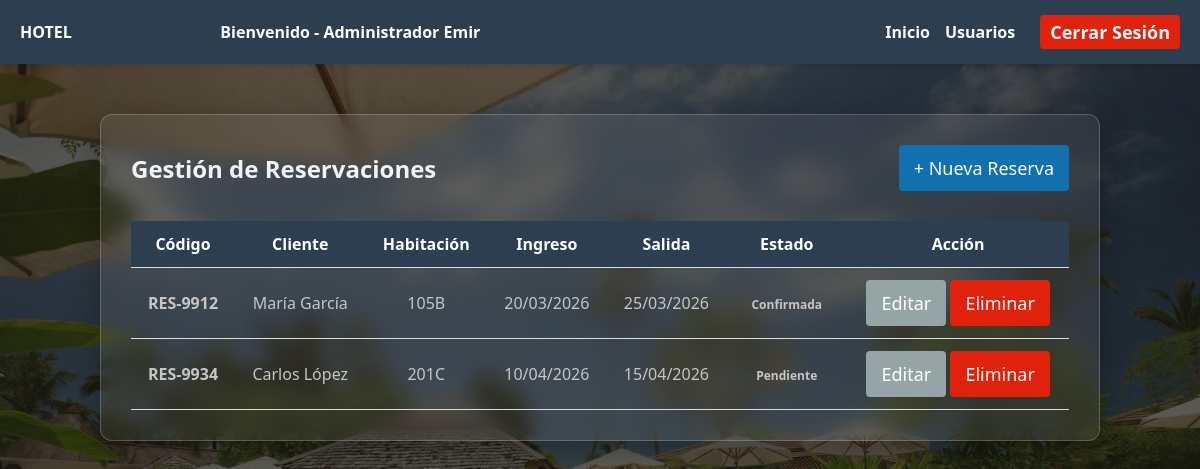
Page /views/reservaciones/reservaciones.php (signed in) on the committed database.
### tables this page shows
CREATE TABLE reservaciones (
    id_reserva INT AUTO_INCREMENT PRIMARY KEY,
    codigo VARCHAR(20) NOT NULL UNIQUE,
    id_cliente INT NOT NULL,
    id_habitacion INT NOT NULL,
    fecha_entrada DATE NOT NULL,
    fecha_salida DATE NOT NULL,
    estado ENUM('Confirmada', 'Pendiente', 'Cancelada') DEFAULT 'Pendiente',
    FOREIGN KEY (id_cliente) REFERENCES clientes(id_cliente) ON DELETE CASCADE,
    FOREIGN KEY (id_habitacion) REFERENCES habitaciones(id_habitacion) ON DELETE CASCADE
);

CREATE TABLE clientes (
    id_cliente INT AUTO_INCREMENT PRIMARY KEY,
    id_usuario INT DEFAULT NULL,
    nombre_completo VARCHAR(100) NOT NULL,
    telefono VARCHAR(20) NOT NULL,
    estado ENUM('Activo', 'Inactivo') DEFAULT 'Activo',
    FOREIGN KEY (id_usuario) REFERENCES usuarios(id_usuario) ON DELETE SET NULL
);

CREATE TABLE habitaciones (
    id_habitacion INT AUTO_INCREMENT PRIMARY KEY,
    numero VARCHAR(10) NOT NULL UNIQUE,
    tipo VARCHAR(50) NOT NULL,
    precio DECIMAL(10,2) NOT NULL,
    estado ENUM('Disponible', 'Ocupada', 'Mantenimiento') DEFAULT 'Disponible'
);

### views/reservaciones/reservaciones.php (the view, shortened to what this page needs)
<?php
$database = new Conexion();
$db = $database->obtenerConexion();
if ($_SESSION['usuario_rol_id'] == 1) {
    $query = "SELECT r.id_reserva, r.codigo, r.fecha_entrada, r.fecha_salida, r.estado,
                     c.nombre_completo AS cliente, h.numero AS habitacion
              FROM reservaciones r
              JOIN clientes c ON r.id_cliente = c.id_cliente
              JOIN habitaciones h ON r.id_habitacion = h.id_habitacion
              ORDER BY r.fecha_entrada ASC";
    $stmt = $db->query($query);
}
$reservaciones = $stmt->fetchAll(PDO::FETCH_ASSOC);
?>
<!DOCTYPE html>
<html lang="es">
<head>
    <link rel="stylesheet" href="../../css/global.css?v=<?php echo time(); ?>">
    <link rel="stylesheet" href="../../css/reservaciones.css?v=<?php echo time(); ?>">
</head>
<body>
    <nav class="navbar">
        <a href="../panel.php" class="logo-link" style="text-decoration: none;">
            <div class="logo">HOTEL</div>
        </a>
        <div class="nav-links">
            <span style="font-weight: 600; margin-right: 390px;">
                Bienvenido -
                <?php echo($_SESSION['usuario_rol_id'] == 1 ? 'Administrador' : 'Cliente'); ?>
                <?php echo htmlspecialchars($_SESSION['usuario_nombre']); ?>
            </span>
            <a href="../panel.php">Inicio</a>
            <?php if ($_SESSION['usuario_rol_id'] == 1): ?>
                <a href="../usuarios/usuarios.php">Usuarios</a>
            <?php
endif; ?>
            <a href="../../php/auth/logout.php" class="btn btn-danger" style="margin-left: 10px; padding: 5px 10px;">Cerrar Sesión</a>
        </div>
    </nav>
    <div class="container crud-container">
        <div class="crud-header">
            <h2>Gestión de Reservaciones</h2>
            <a href="nueva_reserva.php" class="btn btn-primary">+ Nueva Reserva</a>
        </div>
        <table class="tabla-crud">
            <thead>
                <tr>
                    <th>Código</th>
                    <th>Cliente</th>
                    <th>Habitación</th>
                    <th>Ingreso</th>
                    <th>Salida</th>
                    <th>Estado</th>
                    <th>Acción</th>
                </tr>
            </thead>
            <tbody>
                <?php foreach ($reservaciones as $r): ?>
                <tr>
                    <td style="color: #c6c6c6;"><strong><?php echo htmlspecialchars($r['codigo']); ?></strong></td>
                    <td style="color: #c6c6c6;"><?php echo htmlspecialchars($r['cliente']); ?></td>
                    <td style="color: #c6c6c6;"><?php echo htmlspecialchars($r['habitacion']); ?></td>
                    <td style="color: #c6c6c6;"><?php echo date("d/m/Y", strtotime($r['fecha_entrada'])); ?></td>
                    <td style="color: #c6c6c6;"><?php echo date("d/m/Y", strtotime($r['fecha_salida'])); ?></td>
                    <td>
                        <span style="color: #c6c6c6;" class="badge <?php echo $r['estado'] == 'Confirmada' ? 'badge-active' : ($r['estado'] == 'Pendiente' ? 'badge-user' : 'badge-inactive'); ?>">
                            <?php echo $r['estado']; ?>
                        </span>
                    </td>
                    <td>
                        <?php if ($_SESSION['usuario_rol_id'] == 1): ?>
                            <a href="editar_reserva.php?id=<?php echo $r['id_reserva']; ?>" class="btn btn-secondary btn-small">Editar</a>
                            <button onclick="confirmarEliminacion(<?php echo $r['id_reserva']; ?>)" class="btn btn-danger btn-small">Eliminar</button>
                        <?php
    endif; ?>
                    </td>
                </tr>
                <?php
endforeach; ?>
            </tbody>
        </table>
    </div>
</body>
</html>

### css/global.css (style rules this page uses)
* { margin: 0; padding: 0; box-sizing: border-box; font-family: 'Segoe UI', Tahoma, Geneva, Verdana, sans-serif; }
body { background-color: #f4f6f9; color: #333; display: flex; flex-direction: column; min-height: 100vh; }
.navbar { background: #2c3e50; color: #fff; padding: 15px 20px; display: flex; justify-content: space-between; align-items: center; box-shadow: 0 2px 4px rgba(0,0,0,0.1); }
.navbar .nav-links { display: flex; gap: 15px; align-items: center; }
.navbar a { color: #fff; text-decoration: none; font-weight: 600; }
.container { max-width: 1000px; margin: 0 auto; padding: 20px; }
.btn { display: inline-block; padding: 11px 15px; border: none; border-radius: 4px; cursor: pointer; font-size: 18px; text-align: center; text-decoration: none; transition: background 0.3s; }
.btn-primary { background: #1170ae; color: #fff !important; }
.btn-danger { background: #e0210c; color: #fff !important; }
.btn-secondary { background: #95a5a6; color: #fff !important; }

### css/reservaciones.css (style rules this page uses)
body { background-color: #1a1a2e; background-image: url("../img//reservacion.jpg"); background-size: cover; background-position: center; background-attachment: fixed; color: #f1f2f6; }
body::before { content: ''; position: fixed; top: 0; left: 0; width: 100%; height: 100%; background: rgba(0, 0, 0, 0.4); z-index: -1; }
.container { background: #c0b5b51a; backdrop-filter: blur(10px); border: 1px solid rgba(255, 255, 255, 0.2); border-radius: 12px; padding: 30px; margin-top: 50px !important; margin-bottom: 50px !important; margin-left: auto !important; margin-right: auto !important; width: 90%; max-width: 1000px; box-shadow: 0 8px 32px rgba(0, 0, 0, 0.3); }
table { width: 100%; border-collapse: collapse; color: #333; }
th, td { padding: 12px 15px; text-align: center; border-bottom: 1px solid #ddd; }
th { background-color: #2c3e50; color: white; }
.badge { padding: 4px 8px; border-radius: 12px; font-size: 12px; font-weight: 600; }
.crud-header { display: flex; justify-content: space-between; align-items: center; margin-bottom: 30px; }
.crud-header h2 { margin-right: 20px; }

### rows in the picture
reservaciones: codigo "RES-9912", id_cliente.nombre_completo "María García", id_habitacion.numero "105B", fecha_entrada "20/03/2026", fecha_salida "25/03/2026", estado "Confirmada"
reservaciones: codigo "RES-9934", id_cliente.nombre_completo "Carlos López", id_habitacion.numero "201C", fecha_entrada "10/04/2026", fecha_salida "15/04/2026", estado "Pendiente"

### other values in the picture
$_SESSION['usuario_nombre'] "Emir"
